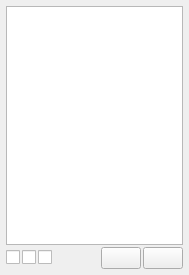
<?xml version="1.0" encoding="UTF-8"?>
<ui version="4.0">
 <class>Environment</class>
 <widget class="QWidget" name="Environment">
  <property name="geometry">
   <rect>
    <x>0</x>
    <y>0</y>
    <width>189</width>
    <height>275</height>
   </rect>
  </property>
  <property name="windowTitle">
   <string>Form</string>
  </property>
  <layout class="QVBoxLayout" name="verticalLayout">
   <property name="spacing">
    <number>2</number>
   </property>
   <property name="margin">
    <number>6</number>
   </property>
   <item>
    <widget class="QTableView" name="tableView">
     <property name="showGrid">
      <bool>false</bool>
     </property>
     <property name="sortingEnabled">
      <bool>true</bool>
     </property>
    </widget>
   </item>
   <item>
    <layout class="QHBoxLayout" name="horizontalLayout">
     <item>
      <widget class="QCheckBox" name="checkBox1"/>
     </item>
     <item>
      <widget class="QCheckBox" name="checkBox2"/>
     </item>
     <item>
      <widget class="QCheckBox" name="checkBox3"/>
     </item>
     <item>
      <spacer name="horizontalSpacer">
       <property name="orientation">
        <enum>Qt::Horizontal</enum>
       </property>
       <property name="sizeHint" stdset="0">
        <size>
         <width>40</width>
         <height>20</height>
        </size>
       </property>
      </spacer>
     </item>
     <item>
      <widget class="QPushButton" name="pushAdd">
       <property name="icon">
        <iconset theme="list-add">
         <normaloff/>
        </iconset>
       </property>
      </widget>
     </item>
     <item>
      <widget class="QPushButton" name="pushRemove">
       <property name="icon">
        <iconset theme="list-remove">
         <normaloff/>
        </iconset>
       </property>
      </widget>
     </item>
    </layout>
   </item>
  </layout>
 </widget>
 <resources/>
 <connections/>
</ui>
